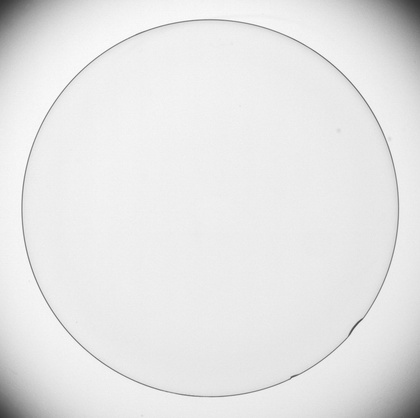
%> input picture Gradient Operator/Fig3.45(a).jpg, 420 x 418 px, shrunk from 937 x 932 before the run
$ octave 'Gradient Operator.m'   (GNU Octave 9; MATLAB toolbox functions it lacks are replaced by stand-ins)
%> lines starting %> are read from the running program, lines starting %| are printed output that depends on the picture
clear all;
% Detecta lineas horizontales
Gy=[1,1,1;0,0,0;-1,-1,-1];
%Detecta lineas verticales
Gx=[-1,0,1;-1,0,1;-1,0,1];
% Laplacian
%w=[-1,-1,-1;-1,8,1;-1,-1,-1];
% Read image
I=double(imread('Fig3.45(a).jpg'));
%> I: size 418x420 double; min 51, max 255, mean 229.7; mean of the top-left, top-right, bottom-left and bottom-right quarters 233.9, 228.4, 230.9, 225.8
% Determinate rows and columns
[rows,cols]=size(I);
%> rows = 418; cols = 420
% Create matix about Gx
g=zeros(rows,cols);
% Create matix about Gy
g2=zeros(rows,cols);
vf=zeros(rows,cols);
for i=2:rows-1
    for j=2:cols-1
        i2=I(i-1:i+1,j-1:j+1);
        g(i,j)=sum(sum(Gx.*i2));
        g2(i,j)=sum(sum(Gy.*i2));
    end
end
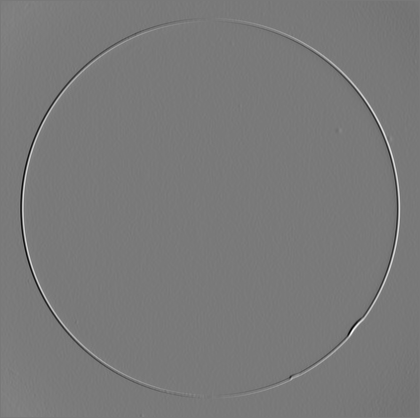
%> g: size 418x420 double; min -354, max 386, mean -0.1; drawn with min black and max white
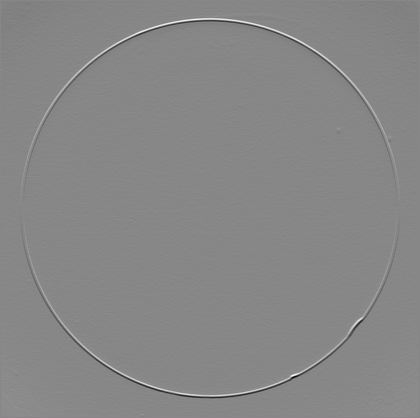
%> g2: size 418x420 double; min -418, max 371, mean 0; drawn with min black and max white
% The magnitude of this vector is given by
vf=(g.^2+g2.^2).^(1/2);
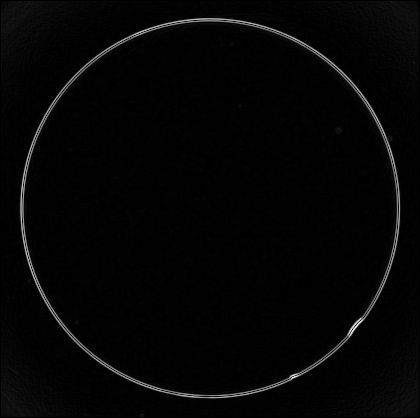
%> vf: size 418x420 double; min 0, max 432, mean 9.6; drawn with min black and max white
% Gradient direction
o=atan(g2./g);
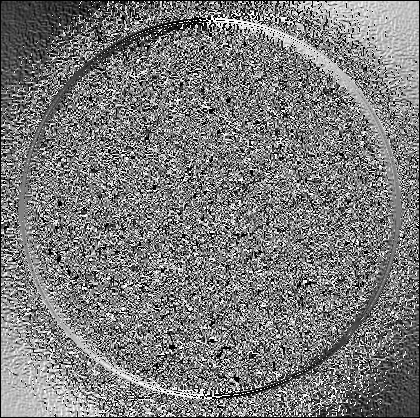
%> o: size 418x420 double; 3.86% of the values are NaN or infinite; the others: min -1.57, max 1.57, mean 0.00337; drawn with min black, max white, NaN and infinite black
% magnitude and direction
% Show image
figure()
subplot(2,3,1), imagesc(I),title(['Original']);
subplot(2,3,2), imagesc(g),title(['Gx']);
subplot(2,3,3), imagesc(g2),title(['Gy']);
subplot(2,3,4), imagesc(vf),title(['Vf']);
subplot(2,3,5), imagesc(o),title(['Angulo']);
subplot(2,3,6), quiver(g,g2),axis equal,title(['Vectors']);
colormap('gray');
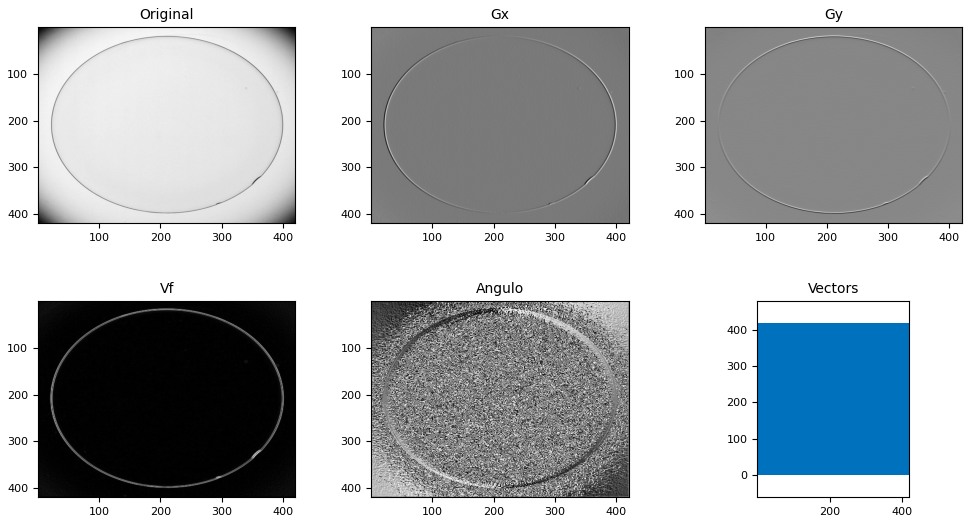
%> figure redrawn from the program's plot data, 6 panels
